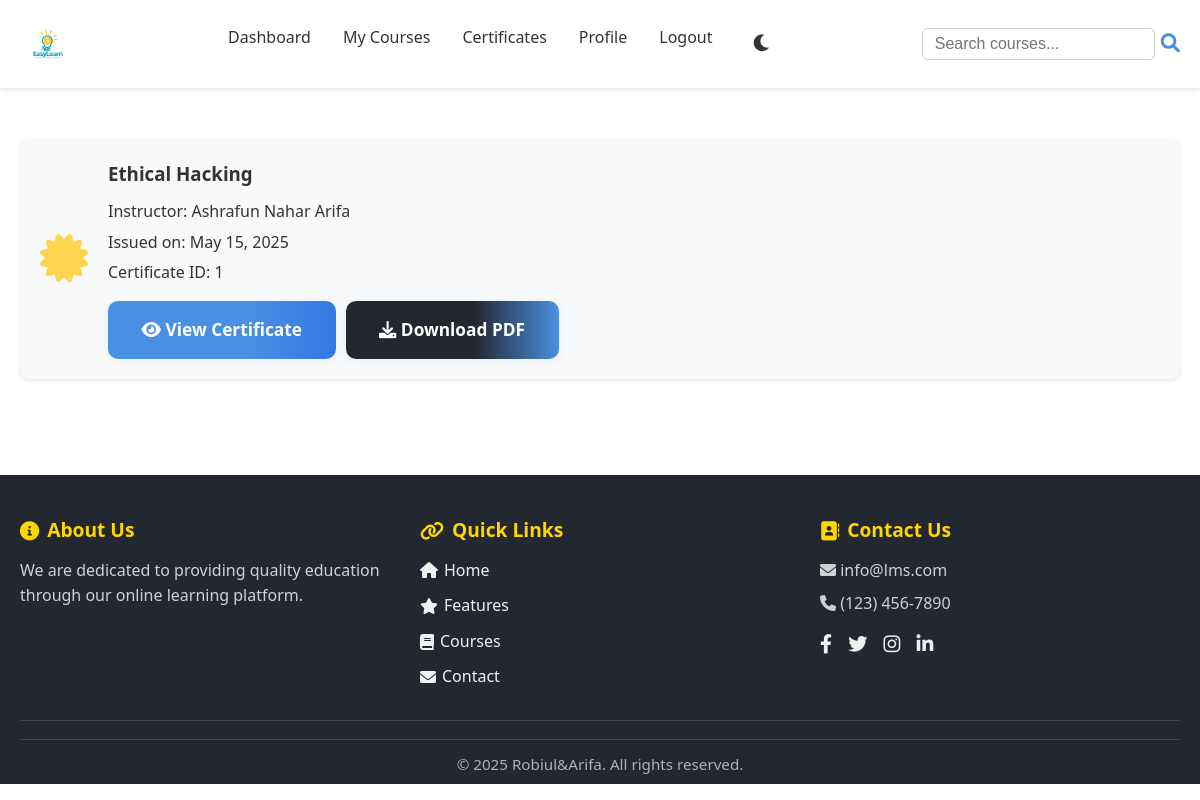
Page /php/certificates.php (signed in) on the committed database.
### tables this page shows
CREATE TABLE `certificates` (
  `id` int(11) NOT NULL,
  `student_id` int(11) NOT NULL,
  `course_id` int(11) NOT NULL,
  `certificate_url` varchar(255) NOT NULL,
  `issued_on` timestamp NOT NULL DEFAULT current_timestamp()
);

CREATE TABLE `courses` (
  `id` int(11) NOT NULL,
  `instructor_id` int(11) NOT NULL,
  `title` varchar(255) NOT NULL,
  `description` text DEFAULT NULL,
  `thumbnail_url` varchar(255) DEFAULT NULL,
  `created_at` timestamp NOT NULL DEFAULT current_timestamp(),
  `updated_at` timestamp NOT NULL DEFAULT current_timestamp() ON UPDATE current_timestamp()
);

CREATE TABLE `users` (
  `id` int(11) NOT NULL,
  `name` varchar(100) NOT NULL,
  `email` varchar(100) NOT NULL,
  `password` varchar(255) NOT NULL,
  `profile_photo` varchar(255) DEFAULT NULL,
  `role` enum('student','instructor') NOT NULL,
  `created_at` timestamp NOT NULL DEFAULT current_timestamp(),
  `updated_at` timestamp NOT NULL DEFAULT current_timestamp() ON UPDATE current_timestamp()
);

### php/certificates.php (the view, shortened to what this page needs)
<?php
$conn = getDBConnection();
$user_id = $_SESSION['user_id'];
$stmt = $conn->prepare("
    SELECT c.title as course_title, cert.*, u.name as instructor_name
    FROM certificates cert
    JOIN courses c ON cert.course_id = c.id
    JOIN users u ON c.instructor_id = u.id
    WHERE cert.student_id = ?
    ORDER BY cert.issued_on DESC
");
$stmt->bind_param("i", $user_id);
$stmt->execute();
$certificates = $stmt->get_result()->fetch_all(MYSQLI_ASSOC);
?>
<!DOCTYPE html>
<html lang="en">
<head>
    <link rel="stylesheet" href="../css/style.css">
    <link rel="stylesheet" href="https://cdnjs.cloudflare.com/ajax/libs/font-awesome/6.0.0/css/all.min.css">
</head>
<body>
    <nav class="navbar">
        <div class="container nav-content">
            <a href="../index.php" class="logo"><img src="../images/EasyLearn.png" alt="EasyLearn Logo" style="height:56px;vertical-align:middle;margin-right:10px;"></a>
            <div class="nav-links">
                <a href="student_dashboard.php">Dashboard</a>
                <a href="my_courses.php">My Courses</a>
                <a href="certificates.php" class="active">Certificates</a>
                <a href="profile.php">Profile</a>
                <a href="logout.php">Logout</a>
                <button class="theme-toggle" aria-label="Toggle theme">
                    <i class="fas fa-moon"></i>
                </button>
            </div>
            <form class="navbar-search" action="../search.php" method="get" style="display:flex;align-items:center;gap:6px;">
                <input type="text" name="q" placeholder="Search courses..." class="search-input" style="padding:6px 12px;border-radius:6px;border:1px solid #ccc;font-size:1rem;">
                <button type="submit" style="background:none;border:none;cursor:pointer;color:#4a90e2;font-size:1.2rem;"><i class="fas fa-search"></i></button>
            </form>
        </div>
    </nav>
    <div class="container">
        <div class="dashboard">
            <h1>My Certificates</h1>
            <?php if (empty($certificates)): ?>
                <div class="card">
                    <p>You haven't earned any certificates yet.</p>
                    <a href="my_courses.php" class="btn btn-primary">View My Courses</a>
                </div>
            <?php else: ?>
                <div class="dashboard-grid">
                    <?php foreach ($certificates as $cert): ?>
                        <div class="card certificate-card fade-in">
                            <div class="certificate-icon">
                                <i class="fas fa-certificate fa-3x" style="color: #ffd54f;"></i>
                            </div>
                            <div class="certificate-content">
                                <h3><?php echo htmlspecialchars($cert['course_title']); ?></h3>
                                <p class="instructor">Instructor: <?php echo htmlspecialchars($cert['instructor_name']); ?></p>
                                <p class="issue-date">Issued on: <?php echo date('F d, Y', strtotime($cert['issued_on'])); ?></p>
                                <p class="certificate-id">Certificate ID: <?php echo htmlspecialchars($cert['id']); ?></p>
                                <div class="certificate-actions">
                                    <a href="../<?php echo htmlspecialchars($cert['certificate_url']); ?>" class="btn btn-primary" target="_blank">
                                        <i class="fas fa-eye"></i> View Certificate
                                    </a>
                                    <a href="../<?php echo htmlspecialchars($cert['certificate_url']); ?>" class="btn btn-secondary" download>
                                        <i class="fas fa-download"></i> Download PDF
                                    </a>
                                </div>
                            </div>
                        </div>
                    <?php endforeach; ?>
                </div>
            <?php endif; ?>
        </div>
    </div>
    <footer class="footer modern-footer">
        <div class="container">
            <div class="footer-content">
                <div class="footer-section about">
                    <h3><i class="fas fa-info-circle"></i> About Us</h3>
                    <p>We are dedicated to providing quality education through our online learning platform.</p>
                </div>
                <div class="footer-section links">
                    <h3><i class="fas fa-link"></i> Quick Links</h3>
                    <ul>
                        <li><a href="index.php"><i class="fas fa-home"></i> Home</a></li>
                        <li><a href="#features"><i class="fas fa-star"></i> Features</a></li>
                        <li><a href="#courses"><i class="fas fa-book"></i> Courses</a></li>
                        <li><a href="php/contact.php"><i class="fas fa-envelope"></i> Contact</a></li>
                    </ul>
                </div>
                <div class="footer-section contact">
                    <h3><i class="fas fa-address-book"></i> Contact Us</h3>
                    <p><i class="fas fa-envelope"></i> info@lms.com</p>
                    <p><i class="fas fa-phone"></i> (123) 456-7890</p>
                    <div class="footer-social">
                        <a href="https://web.facebook.com/wdrobi17" title="Facebook"><i class="fab fa-facebook-f"></i></a>
                        <a href="https://x.com/wdrobi21" title="Twitter"><i class="fab fa-twitter"></i></a>
                        <a href="https://www.instagram.com/wdrobi" title="Instagram"><i class="fab fa-instagram"></i></a>
                        <a href="https://www.linkedin.com/in/wdrobi/" title="LinkedIn"><i class="fab fa-linkedin-in"></i></a>
                    </div>
                </div>
            </div>
            <div class="footer-bottom">
                <hr>
                <p>&copy; <?php echo date('Y'); ?> Robiul&Arifa. All rights reserved.</p>
            </div>
        </div>
    </footer>
</body>
</html>

### css/style.css (style rules this page uses)
* { margin: 0; padding: 0; box-sizing: border-box; }
:root { --primary-color: #4a90e2; --secondary-color: #2c3e50; --accent-color: #e74c3c; --text-color: #333; --bg-color: #fff; --card-bg: #f8f9fa; --border-color: #dee2e6; --success-color: #28a745; --warning-color: #ffc107; --error-color: #dc3545; }
body { font-family: 'Segoe UI', Tahoma, Geneva, Verdana, sans-serif; line-height: 1.6; color: var(--text-color); background-color: var(--bg-color); transition: background-color 0.3s, color 0.3s; }
.container { max-width: 1200px; margin: 0 auto; padding: 0 20px; }
.navbar { background-color: var(--bg-color); box-shadow: 0 2px 4px rgba(0,0,0,0.1); padding: 1rem 0; position: fixed; width: 100%; top: 0; z-index: 1000; }
.nav-content { display: flex; justify-content: space-between; align-items: center; }
.nav-links { display: flex; gap: 2rem; }
.nav-links a { color: var(--text-color); text-decoration: none; font-weight: 500; transition: color 0.3s; }
.card { background-color: var(--card-bg); border-radius: 8px; padding: 1.5rem; margin: 1rem 0; box-shadow: 0 2px 4px rgba(0,0,0,0.1); transition: transform 0.3s; }
.btn, .auth-form .btn, .btn-link, .auth-form .btn-link { padding: 0.95rem 2.1rem; font-size: 1.08rem; border-radius: 10px; font-weight: 600; min-width: 140px; text-align: center; box-shadow: 0 2px 8px rgba(74, 144, 226, 0.10); transition: background 0.2s, color 0.2s, transform 0.15s; outline: none; border: none; text-decoration: none !important; cursor: pointer; display: inline-block; }
.btn-primary { background: linear-gradient(90deg, #4a90e2 60%, #3578e5 100%); color: #fff; }
.btn-secondary { background: linear-gradient(90deg, #23272f 60%, #4a90e2 100%); color: #fff; }
.dashboard { padding: 2rem 0; }
.dashboard-grid { display: grid; grid-template-columns: repeat(auto-fit, minmax(300px, 1fr)); gap: 2rem; margin-top: 2rem; }
.fade-in { animation: fadeIn 0.5s ease-out; }
.theme-toggle { background: none; border: none; color: var(--text-color); cursor: pointer; padding: 0.5rem; font-size: 1.2rem; }
.modern-footer { background: #23272f; color: #f1f1f1; padding: 40px 0 0 0; margin-top: 40px; font-size: 1rem; }
.modern-footer .footer-content { display: flex; flex-wrap: wrap; justify-content: space-between; gap: 40px; padding-bottom: 20px; }
.modern-footer .footer-section { flex: 1 1 220px; min-width: 220px; }
.modern-footer .footer-section h3 { font-size: 1.2rem; margin-bottom: 12px; color: #ffd700; display: flex; align-items: center; gap: 8px; }
.modern-footer .footer-section ul { list-style: none; padding: 0; margin: 0; }
.modern-footer .footer-section ul li { margin-bottom: 10px; }
.modern-footer .footer-section ul li a { color: #f1f1f1; text-decoration: none; transition: color 0.2s; display: flex; align-items: center; gap: 6px; }
.modern-footer .footer-section p { margin: 8px 0; color: #d1d1d1; }
.modern-footer .footer-social { margin-top: 12px; }
.modern-footer .footer-social a { color: #f1f1f1; margin-right: 12px; font-size: 1.2rem; transition: color 0.2s, transform 0.2s; display: inline-block; }
.modern-footer .footer-bottom { text-align: center; padding: 18px 0 8px 0; border-top: 1px solid #444; color: #b1b1b1; font-size: 0.95rem; }
.modern-footer .footer-bottom hr { border: none; border-top: 1px solid #444; margin: 0 0 12px 0; }
.card { background: linear-gradient(135deg, #f8fafc 60%, #e3e9f7 100%); border-radius: 18px; box-shadow: 0 4px 24px rgba(80, 120, 200, 0.10); padding: 2.5rem 2rem 2rem 2rem; margin: 1.5rem 0; transition: box-shadow 0.2s; }
.certificate-card { display: flex; align-items: center; gap: 20px; padding: 20px; background: var(--card-bg); border-radius: 10px; box-shadow: 0 2px 4px rgba(0, 0, 0, 0.1); transition: transform 0.3s; }
.certificate-icon { flex-shrink: 0; }
.certificate-content { flex-grow: 1; }
.certificate-content h3 { margin: 0 0 10px; color: var(--text-color); }
.certificate-content p { margin: 5px 0; color: var(--text-secondary); }
.certificate-actions { display: flex; gap: 10px; margin-top: 15px; }
.instructor { color: var(--primary-color); font-weight: 500; }

### rows in the picture
certificates: course.title "Ethical Hacking", users.name "Ashrafun Nahar Arifa", issued_on "May 15, 2025", id "1"
